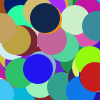
Frame 1 (no input)
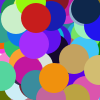
Frame 60 (the mouse pressed at the canvas centre just before this capture)
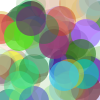
Frame 120 (the mouse held since frame 60 and released just before this capture)

The Processing sketch that drew these frames (run headless with seeded random() and noise(); from frame 60 on, the mouse is pressed at the canvas centre):

// Processing sketch: random6_for_android
// ── random6_for_android.pde
int[]x,y,lr,li;
int[]r,g,b;
void setup(){
  int i;
  x=new int[50*2];
  y=new int[50*2];
  r=new int[50*2];
  g=new int[50*2];
  b=new int[50*2];
  lr=new int[50*2];
  li=new int[50*2];
  for(i=0; i<50*2; ++i){
  x[i]=int(random(width));
  y[i]=int(random(height));
  r[i]=int(random(256));
  g[i]=int(random(256));
  b[i]=int(random(256));
  lr[i]=int(random(2))*2-1;
  li[i]=int(random(2))*2-1;
  }
  //size(500,500);
  noStroke();
}

void draw(){
  int i;
  background(255);
  for(i=0; i<50*2; ++i){
    x[i]+=lr[i];
    y[i]+=li[i];
    if(x[i]>width){
      lr[i]=-5;
    }else if(x[i]<0){
      lr[i]=5;
    }
    if(y[i]>height){
      li[i]=-5;
    }else if(y[i]<0){
      li[i]=5;
    }
    if(mousePressed==true){
    fill(random(255),random(255),random(255),random(200));
  }else{
    fill(r[i],g[i],b[i]);
  }
    ellipse(x[i],y[i],30,30);
  }
}
